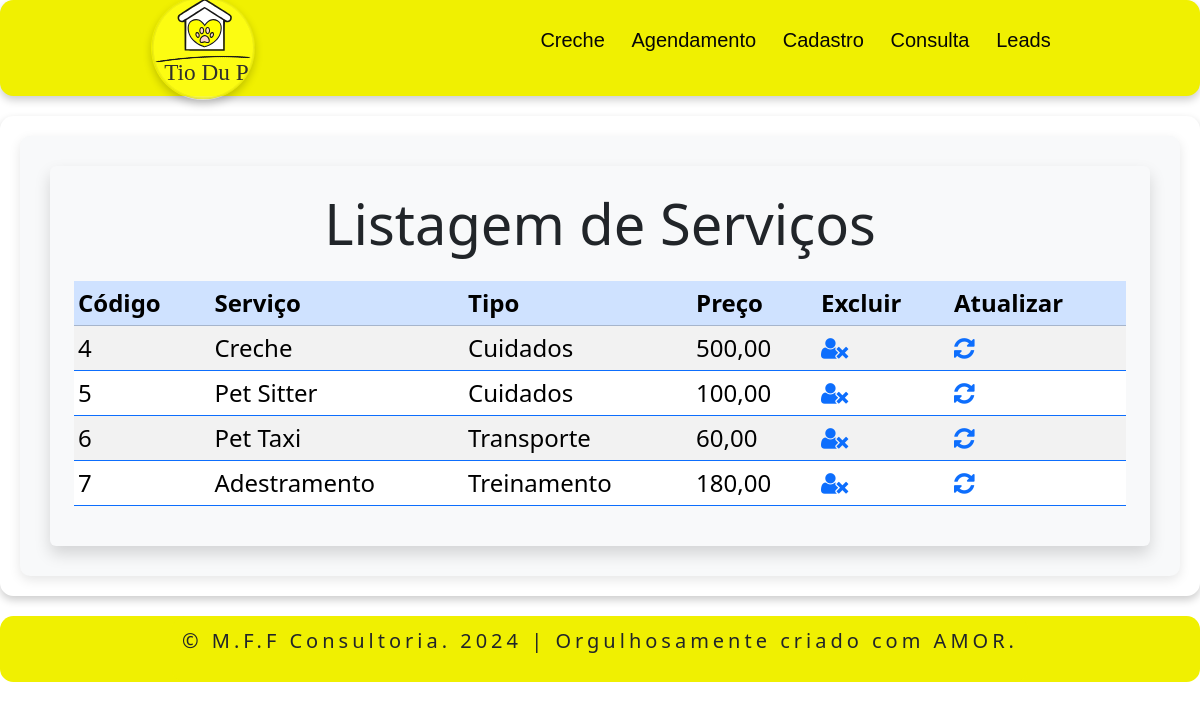
Page /office/listar_servico.php on the committed database.
### tables this page shows
CREATE TABLE `servico` (
  `id` int(10) NOT NULL,
  `servico` varchar(50) NOT NULL,
  `tipo` varchar(50) NOT NULL,
  `preco` decimal(10,2) NOT NULL
);

### office/listar_servico.php (the view, shortened to what this page needs)
<?php
include 'header.php';
?>
<!DOCTYPE html>
<html lang="pt-br">
<head>
    <link href="https://cdn.jsdelivr.net/npm/bootstrap@5.3.3/dist/css/bootstrap.min.css" rel="stylesheet">
    <link rel="stylesheet" href="https://cdnjs.cloudflare.com/ajax/libs/font-awesome/4.7.0/css/font-awesome.min.css">
    <link rel="stylesheet" href="officestyle.css">
</head>
<body>
<?php
$servername = "localhost";
$username = "root";
$password = "";
$dbname = "db_tiodupetservice";
$conexao = new mysqli($servername, $username, $password, $dbname);
echo '
<section>
    <div class="container-centered">
        <div class="form-container">
            <div class="bg-light p-4 rounded shadow">
                <h1 class="text-center mb-4 display-4">Listagem de Serviços</h1>
                <table class="table table-sm table-striped table-hover border-primary">
                    <thead class="table-primary">
                        <tr>
                            <th>Código</th>
                            <th>Serviço</th>
                            <th>Tipo</th>
                            <th>Preço</th>
                            <th>Excluir</th>
                            <th>Atualizar</th>
                        </tr>
                    </thead>
                    <tbody>';
$sql = "SELECT * FROM servico";
$resultado = $conexao->query($sql);
if ($resultado != null) {
    foreach ($resultado as $linha) {
        echo '<tr>';
        echo '<td>' . $linha['id'] . '</td>';
        echo '<td>' . $linha['servico'] . '</td>';
        echo '<td>' . $linha['tipo'] . '</td>';
        echo '<td>' . number_format($linha['preco'], 2, ',', '.') . '</td>';
        echo '<td>
                <a href="excluir_servico.php?id=' . $linha['id'] .
                     '&servico=' . $linha['servico'] .
                     '&tipo=' . $linha['tipo'] .
                     '&preco=' . $linha['preco'] . '">
                    <i class="fa fa-user-times"></i>
                </a>
              </td>';
        echo '<td>
                <a href="atualizar_servico.php?id=' . $linha['id'] .
                     '&servico=' . $linha['servico'] .
                     '&tipo=' . $linha['tipo'] .
                     '&preco=' . $linha['preco'] . '">
                    <i class="fa fa-refresh"></i>
                </a>
              </td>';
        echo '</tr>';
    }
}
echo '          </tbody>
            </table>
        </div>
    </div>
</section>';
?>
</body>
<?php
include 'footer.php';
?>
</html>

### office/officestyle.css (style rules this page uses)
.container-centered { display: flex; justify-content: center; align-items: center; padding: 20px; margin: 20px auto; background-color: #fff; box-shadow: 0 4px 8px rgba(0, 0, 0, 0.2); border-radius: 10pt; font-size:x-large; }
.form-container { width: 100%; background-color: #f8f9fa; padding: 30px; border-radius: 10px; box-shadow: 0px 4px 12px rgba(0, 0, 0, 0.1); }

### office/header.php (style rules this page uses)
* { margin: 10; padding: 10; }

### rows in the picture
servico: id "4", servico "Creche", tipo "Cuidados", preco "500,00"
servico: id "5", servico "Pet Sitter", tipo "Cuidados", preco "100,00"
servico: id "6", servico "Pet Taxi", tipo "Transporte", preco "60,00"
servico: id "7", servico "Adestramento", tipo "Treinamento", preco "180,00"
